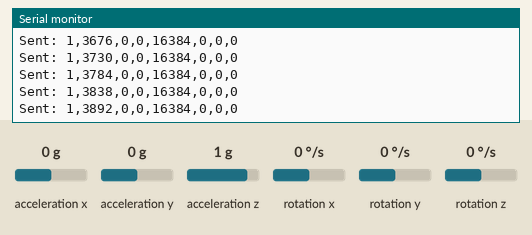
Simulated run of this sketch. Board: ESP32. On the bench: the last lines printed to the serial monitor. The inputs (shaded band) are chosen by the test bench; at power-on: acceleration x 0 g, acceleration y 0 g, acceleration z 1 g, rotation x 0 °/s, rotation y 0 °/s, rotation z 0 °/s. WiFi joins after 1.5 s; servers stay silent unless stated.

Above: at 3.9 s.
4.0 s: acceleration x set to -1.4 g
At 5.2 s:
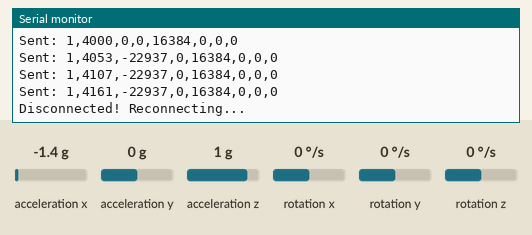
7.0 s: acceleration y set to -1.4 g
At 8.3 s:
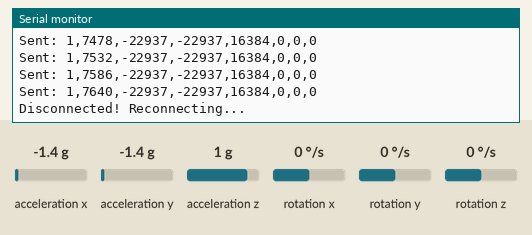
8.5 s: acceleration z set to -1.4 g
At 9.8 s:
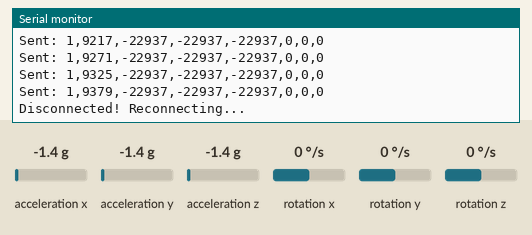
10.0 s: rotation x set to -192 °/s
At 11.4 s:
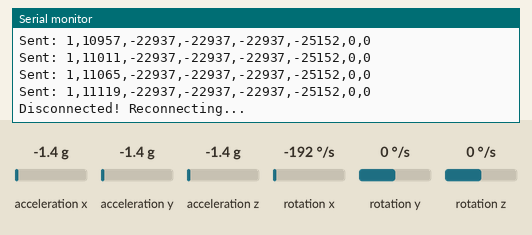
11.5 s: rotation y set to -192 °/s
At 13.4 s:
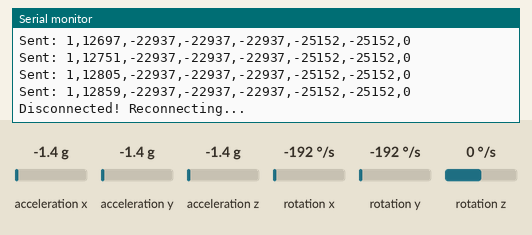
Timing chart, 0 to 14.0 s (numbered marks = the images above; inputs shaded):
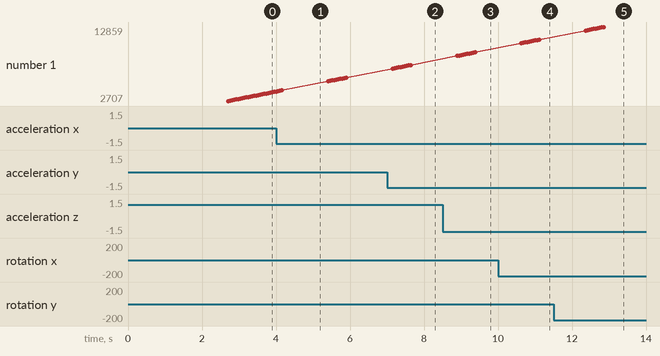

The sketch:

pen_imu.ino
```cpp
/*
 * ============================================================
 *  SMART PEN - IMU Drawing Data Transmitter
 * ============================================================
 *  Board  : ESP32 (any WiFi-capable dev board)
 *  Sensor : MPU6050 (6-axis Accelerometer + Gyroscope, I2C)
 *
 *  What it does:
 *    The MPU6050 is mounted inside a pen body. While the user
 *    "draws" a shape in the air (or on paper), the IMU captures
 *    the hand motion and this sketch streams the raw readings
 *    over WiFi/TCP to the Python server (ser_4_realtime.py or
 *    app.py) as a CSV line.
 *
 *  CSV format sent to the server (port 5000):
 *    HandID, Timestamp_ms, Accel_X, Accel_Y, Accel_Z, Gyro_X, Gyro_Y, Gyro_Z
 *
 *  Libraries needed (Arduino Library Manager):
 *    - WiFi          (bundled with ESP32 core)
 *    - Wire          (bundled with ESP32 core)
 *    - MPU6050       by Electronic Cats / Adafruit (class: MPU6050)
 *
 *  Wiring (I2C):
 *    MPU6050 VCC -> ESP32 3V3
 *    MPU6050 GND -> ESP32 GND
 *    MPU6050 SDA -> ESP32 GPIO21  (default SDA)
 *    MPU6050 SCL -> ESP32 GPIO22  (default SCL)
 * ============================================================
 */

#include <WiFi.h>
#include <Wire.h>
#include <MPU6050.h>

MPU6050 imu;

// ===== WiFi Config =====
const char* ssid     = "--";            // <-- your WiFi SSID
const char* password = "--";            // <-- your WiFi password

const char* host = "192.168.246.227";   // <-- your PC IPv4 address
const uint16_t port = 5000;             // Python server port

WiFiClient client;

// ===== IMU Config =====
const int HAND_ID = 1;   // Change this for left/right hand

void setup() {
  Serial.begin(115200);
  delay(1000);

  // ===== WiFi =====
  Serial.println("Connecting to WiFi...");
  WiFi.begin(ssid, password);

  while (WiFi.status() != WL_CONNECTED) {
    delay(500);
    Serial.print(".");
  }
  Serial.println("\nWiFi connected!");
  Serial.print("ESP32 IP: ");
  Serial.println(WiFi.localIP());

  // ===== Connect to Server =====
  Serial.println("Connecting to Python server...");
  if (client.connect(host, port)) {
    Serial.println("Connected to server!");
  } else {
    Serial.println("FAILED to connect!");
  }

  // ===== IMU Initialization =====
  Wire.begin();
  imu.initialize();

  if (!imu.testConnection()) {
    Serial.println("IMU connection failed!");
  } else {
    Serial.println("IMU ready!");
  }
}

void loop() {
  if (!client.connected()) {
    Serial.println("Disconnected! Reconnecting...");
    client.connect(host, port);
    delay(1000);
    return;
  }

  // ===== Read IMU =====
  int16_t ax, ay, az;
  int16_t gx, gy, gz;

  imu.getAcceleration(&ax, &ay, &az);
  imu.getRotation(&gx, &gy, &gz);

  unsigned long t = millis();

  // ===== Send in CSV Format =====
  String data = String(HAND_ID) + "," +
                String(t) + "," +
                String(ax) + "," +
                String(ay) + "," +
                String(az) + "," +
                String(gx) + "," +
                String(gy) + "," +
                String(gz);

  client.println(data);  // send to Python
  Serial.println("Sent: " + data);

  delay(50);  // 20Hz sending frequency
}
```

Measured:
- after the input at 4.0 s, the serial monitor: prints a new line after 0.05 s (image 1)
- after the input at 7.0 s, the serial monitor: prints a new line after 0.15 s (image 2)
- after the input at 8.5 s, the serial monitor: prints a new line after 0.39 s (image 3)
- after the input at 10.0 s, the serial monitor: prints a new line after 0.63 s (image 4)
- after the input at 11.5 s, the serial monitor: prints a new line after 0.87 s (image 5)
- plotted number 1: 5900 → 7640 after the input at 7.0 s
